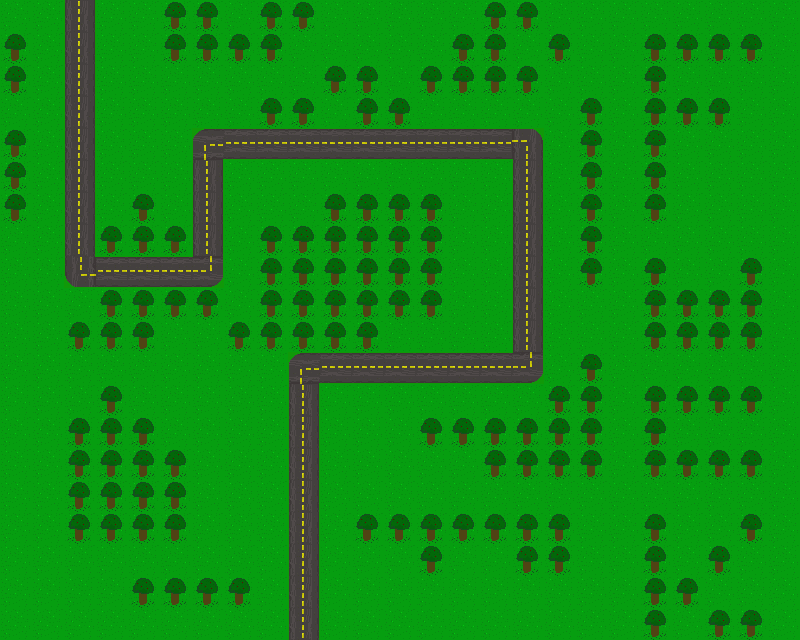

Below is a game level as drawn by its tile map, then a one-line description and the .tmx that defines it (tile-layer data replaced by summaries):
An orthogonal 25x20 tile map with 32x32 px tiles, 1 tile layer (Background) and 1 object (spawnpoint).

<map version="1.0" orientation="orthogonal" width="25" height="20" tilewidth="32" tileheight="32">
 <tileset firstgid="1" name="tileset" tilewidth="32" tileheight="32">
  <image source="../Placeholder Art/tileset.png" width="128" height="128" />
  <tile id="0">
   <properties>
    <property name="movementCost" value="1" />
    <property name="terrainType" value="grass" />
   </properties>
  </tile>
  <tile id="1">
   <properties>
    <property name="movementCost" value="1" />
    <property name="terrainType" value="road" />
   </properties>
  </tile>
  <tile id="2">
   <properties>
    <property name="movementCost" value="1" />
    <property name="terrainType" value="road" />
   </properties>
  </tile>
  <tile id="3">
   <properties>
    <property name="movementCost" value="1" />
    <property name="terrainType" value="road" />
   </properties>
  </tile>
  <tile id="4">
   <properties>
    <property name="movementCost" value="1" />
    <property name="terrainType" value="road" />
   </properties>
  </tile>
  <tile id="5">
   <properties>
    <property name="movementCost" value="1" />
    <property name="terrainType" value="road" />
   </properties>
  </tile>
  <tile id="6">
   <properties>
    <property name="movementCost" value="1" />
    <property name="terrainType" value="road" />
   </properties>
  </tile>
  <tile id="7">
   <properties>
    <property name="movementCost" value="2" />
    <property name="terrainType" value="tree" />
   </properties>
  </tile>
 </tileset>
 <layer name="Background" width="25" height="20">
  <data>[500 cells, 500 non-empty, 8 distinct tile ids]</data>
 </layer>
 <objectgroup name="Objects" width="25" height="20">
  <object name="spawnpoint" x="455" y="109" />
 </objectgroup>
</map>